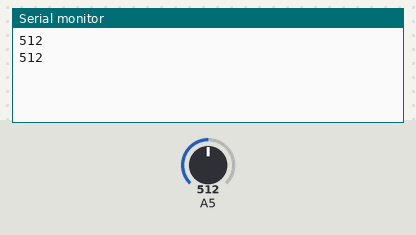
Recording of a sketch running on a simulated Arduino Uno, built with avr-gcc and run on an emulated ATmega328P. On the bench: the last lines printed to the serial monitor. The inputs (shaded band) are chosen by the test bench; at power-on: A5 = 512.

Above: at 1.8 s.
1.9 s: A5 set to 716
At 2.4 s:
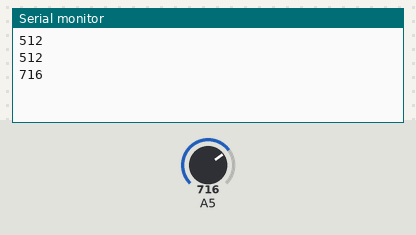
3.4 s: A5 set to 900
At 4.8 s:
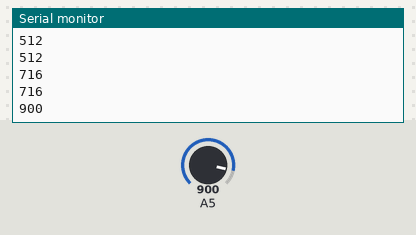
Timing chart, 0 to 6.4 s (numbered marks = the images above; inputs shaded):
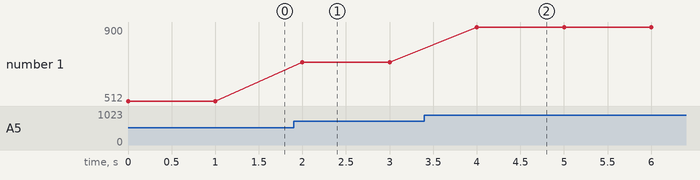

The sketch:

TOTRead.ino
```cpp
void setup() {
 Serial.begin(9600);
}

//아날로그는 입력값만

void loop() {

  int aRead = analogRead(A5);

  Serial.println(aRead);
  delay(1000);
}
```

Measured:
- after the input at 1.9 s, the serial monitor: prints a new line after 0.10 s (image 1)
- after the input at 3.4 s, the serial monitor: prints a new line after 0.60 s (image 2)
- plotted number 1: 512 → 716 after the input at 1.9 s, 716 → 900 after the input at 3.4 s
